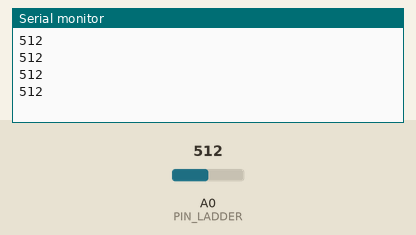
Bench run of a sketch on a simulated Arduino Uno, built with avr-gcc and run on an emulated ATmega328P. On the bench: the last lines printed to the serial monitor. The test bench sets the inputs (shaded band); at power-on: A0 (PIN_LADDER) = 512.

Above: at 1.2 s.
1.3 s: A0 (PIN_LADDER) set to 716
At 1.59 s:
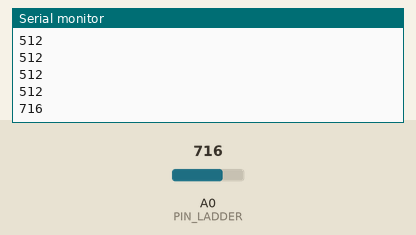
2.8 s: A0 (PIN_LADDER) set to 900
At 2.93 s:
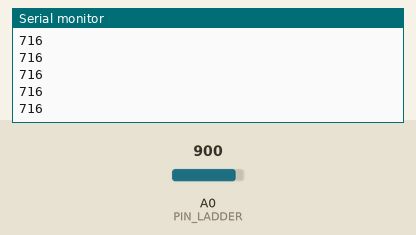
Timing chart, 0 to 5.8 s (numbered marks = the images above; inputs shaded):
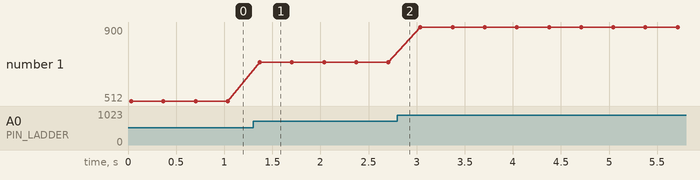

Measured:
- after the input at 1.3 s, the serial monitor: prints a new line after 0.07 s (image 1)
- plotted number 1: 512 → 716 after the input at 1.3 s, 716 → 900 after the input at 2.8 s

The sketch:

kalibrierung.ino
```cpp
// Kalibrierungs-Sketch – Resistor Ladder
// Ladder an A0 anschliessen
// VCC der Ladder an Uno 5V, GND an Uno GND

#define PIN_LADDER A0

void setup() {
    Serial.begin(115200);

}

void loop() {
    // 16x mal messen für stabile werte (durchschnitt)
    long sum = 0;
    for (int i = 0; i < 16; i++) {
        sum += analogRead(PIN_LADDER);
        delay(2);
    }
    int val = sum / 16;

    Serial.println(val); //eigentliche Messung ausgabe
    delay(300);
}
```
